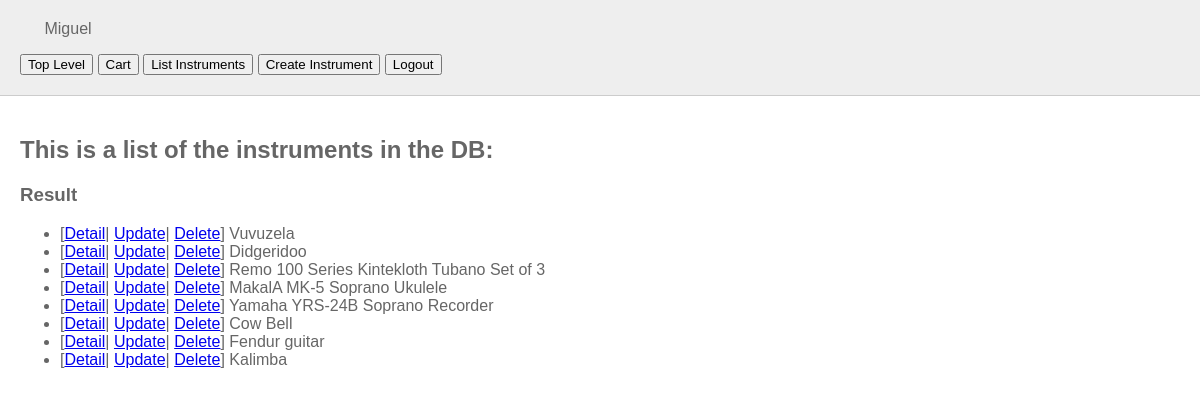
/instruments/show/all (signed in), run on an earlier commit of the app's database.
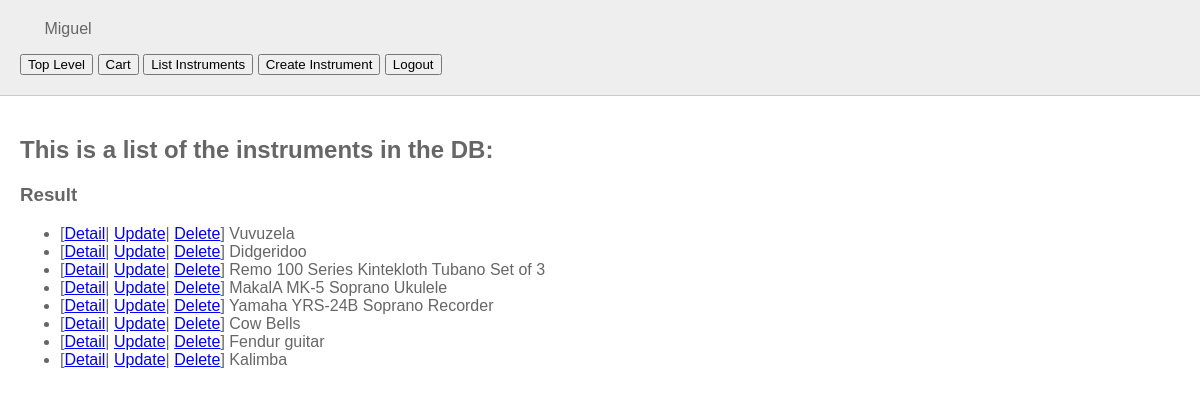
And on a later commit of the database.
### tables this page shows
CREATE TABLE "instruments" (
	"ref_num"	INTEGER,
	"name"	TEXT NOT NULL,
	"category"	TEXT NOT NULL,
	"image"	TEXT NOT NULL,
	PRIMARY KEY("ref_num")
);

### micro_webapp.py (the view)
@app.route('/instruments/show/all')
def show_all():
    if 'role' not in session or session['role']!='admin':
        res = "for admin only, please login"
        return render_template('messages.html', message=res)
    return render_template('index.html', instruments=instruments.Instrument.getall())

### instruments.py (called while the page is built)
    @staticmethod
    def connectdb():
        global conn
        conn = sqlite3.connect("music_store.db")
        return conn.cursor()

    @staticmethod
    def disconnectdb():
        conn.close()

    @classmethod
    def makelist(cls): # sometimes you need a tuple
        cls.cu = super().connectdb()
        cls.cu.execute("SELECT * FROM instruments")
        return cls.cu

    @classmethod
    def getall(cls): # sometimes you need some a dict
        cls.res = [{"ref_num":row[0], "category": row[2],"name":row[1], "url":row[3]} for row in cls.makelist()]
        super().disconnectdb()
        return cls.res

### templates/index.html (shortened to what this page needs)
{% extends 'base.html' %}
{% block body %}
    <section>
        <h1>This is a list of the instruments in the DB:</h1>
        <h3>Result</h3>
        {% if instruments %}
            <ul>
            {% for instrument in instruments %}
            <li>[<a href="/instruments/show/{{instrument['ref_num']}}">Detail</a>|
                <a href="/instruments/update/{{instrument['ref_num']}}">Update</a>|
                <a href="/instruments/delete/{{instrument['ref_num']}}">Delete</a>]  {{instrument["name"]}}</li>
            {% endfor %}
            </ul>
        {% endif %}
    </section>
    <br>
{% endblock %}

### templates/base.html (shortened to what this page needs)
<!DOCTYPE html>
<html lang="en">
<head>
    <link rel="stylesheet" href="{{ url_for('static', filename='css/main.css') }}">
 </head>
<body>
    <header>
        {% if session['username'] %}
             {{session['username']}} <p>
            <div class="tab">
                <input type="button" onclick="location.href='/';" value="Top Level" />
                <input type="button" onclick="location.href='/cart/show/all';" value="Cart" />
                <input type="button" onclick="location.href='/instruments/show/all';" value="List Instruments" />
                <input type="button" onclick="location.href='/instruments/create';" value="Create Instrument" />
                <input type="button" onclick="location.href='{{url_for("logout")}}';" value="Logout" />
            </div>
    </header>
        {% else %}
    <header>
        <img src="">
        Welcome to our music store, please <a href="{{url_for('login')}}">Log in!</a>
    </header>
        {% endif %}
    {% block body %}{% endblock %}
</body>
</html>

### static/css/main.css (style rules this page uses)
body, html { margin: 0; font-family: sans-serif; }
header { background: #eee; border-bottom: 1px solid #ccc; padding: 20px; color: #666; }
section { color: #666; padding: 20px; }

What changed in the data, as far as the page shows it:
changed instruments: name "Cow Bell" → "Cow Bells"
